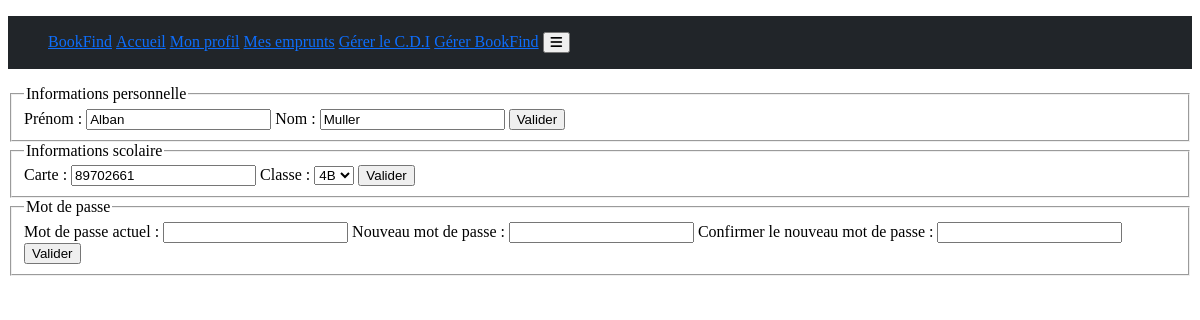
Page /updateProfil.php?id=1 (signed in) on the committed database.
### tables this page shows
CREATE TABLE `users` (
  `id` int(255) NOT NULL,
  `carte` int(8) NOT NULL,
  `classe` varchar(2) NOT NULL,
  `nom` varchar(50) NOT NULL,
  `prenom` varchar(25) NOT NULL,
  `mdp` text NOT NULL,
  `grade` int(1) NOT NULL DEFAULT 0,
  `date` varchar(255) NOT NULL,
  `heure` varchar(255) NOT NULL,
  `regles` int(1) NOT NULL,
  `pdc` int(1) NOT NULL,
  `nb-emprunt-max` int(255) NOT NULL,
  `nb-emprunt-en-cour` int(255) NOT NULL DEFAULT 0,
  `theme` int(2) NOT NULL DEFAULT 0
);

### actions/users/showOneUsersProfilAction.php (called while the page is built)
<?php $id = $_GET['id'];
      $selectInfosFromUsers= $bdd->prepare('SELECT * FROM users WHERE id = ?');
      $selectInfosFromUsers->execute(array($id));
      $usersInfos = $selectInfosFromUsers->fetch();

### updateProfil.php (the view, shortened to what this page needs)
<?php require 'actions/database.php';
      require 'actions/users/showOneUsersProfilAction.php';
      require 'actions/fonctions/selectedClasse.php';
       ?>
<!DOCTYPE html>
<html lang="fr">
<head>
    <?php include 'includes/header.php' ?>
</head>
<body>
<?php include 'includes/navbar.php'?>
<fieldset class="form-fieldset"><legend class="form-legend">Informations personnelle</legend>
<form method="POST" class="form">
    <label class="form-label">Prénom :</label> <input name="firstname" class="form-control" required="required" type="text" value="<?= $usersInfos['prenom'] ?>" />
    <label class="form-label">Nom :</label> <input name="name" type="text" required="required" class="form-control" value="<?= $usersInfos['nom'] ?>" />
    <input type="submit" class="form-btn-submit" value="Valider" name="validateInfoPerso" />
</form>
</fieldset>
<fieldset class="form-fieldset"><legend class="form-legend">Informations scolaire</legend>
<form method="post" class="form">
    <label class="form-label">Carte :</label> <input class="form-control" name="card" required="required" type="number" value="<?= $usersInfos['carte'] ?>" />
    <label class="form-label">Classe :</label> <select class="form-control" name="classe" required="required" ><option value="4B"  >4B</option></select>
    <input type="submit" class="form-btn-submit" name="validateInfoSco" value="Valider" />
</form>
</fieldset>
<fieldset class="form-fieldset"><legend class="form-legend">Mot de passe</legend>
<form method="post" class="form">
    <label class="form-label">Mot de passe actuel :</label> <input type="password" name="actual-password" required="required" class="form-control" />
    <label class="form-label">Nouveau mot de passe :</label> <input type="password" name="new-password" required="required" class="form-control" />
    <label class="form-label">Confirmer le nouveau mot de passe :</label> <input type="password" name="confirm-new-password" required="required" class="form-control" />
    <input class="form-btn-submit" value="Valider" name="validateMdp" type="submit" />
</form>
</fieldset>
</body>
</html>

### rows in the picture
users: firstname "Alban", name "Muller", card "89702661", classe "4B"
